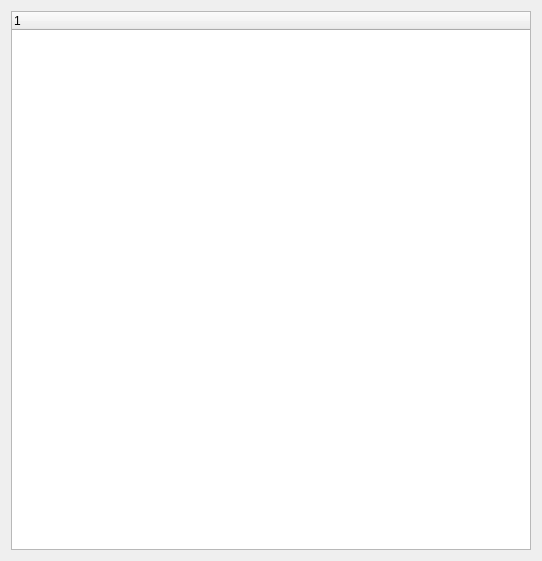
<?xml version="1.0" encoding="UTF-8"?>
<ui version="4.0">
 <class>node_dialog</class>
 <widget class="QDialog" name="node_dialog">
  <property name="geometry">
   <rect>
    <x>0</x>
    <y>0</y>
    <width>542</width>
    <height>561</height>
   </rect>
  </property>
  <property name="windowTitle">
   <string>Dialog</string>
  </property>
  <layout class="QGridLayout" name="gridLayout">
   <item row="0" column="0">
    <widget class="TreeWidget" name="tree">
     <property name="editTriggers">
      <set>QAbstractItemView::NoEditTriggers</set>
     </property>
     <property name="alternatingRowColors">
      <bool>true</bool>
     </property>
     <attribute name="headerCascadingSectionResizes">
      <bool>true</bool>
     </attribute>
     <column>
      <property name="text">
       <string notr="true">1</string>
      </property>
     </column>
    </widget>
   </item>
  </layout>
 </widget>
 <customwidgets>
  <customwidget>
   <class>TreeWidget</class>
   <extends>QTreeWidget</extends>
   <header>gui.common</header>
  </customwidget>
 </customwidgets>
 <resources/>
 <connections/>
</ui>
